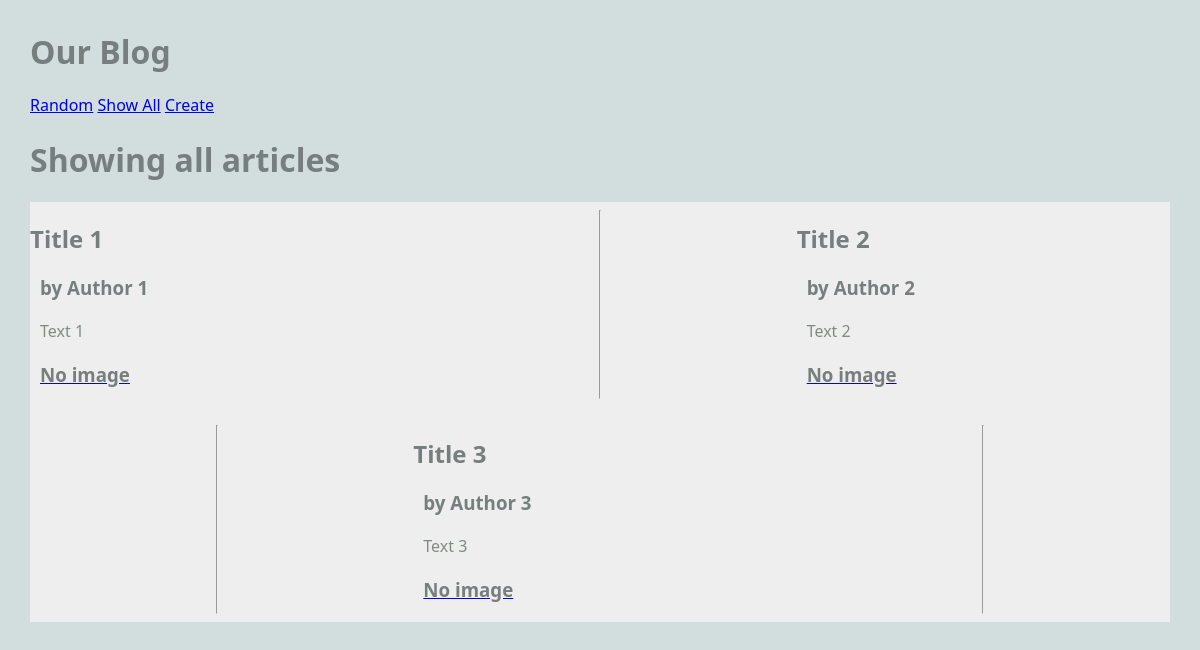
/blog/show_all, run on an earlier commit of the app's database.
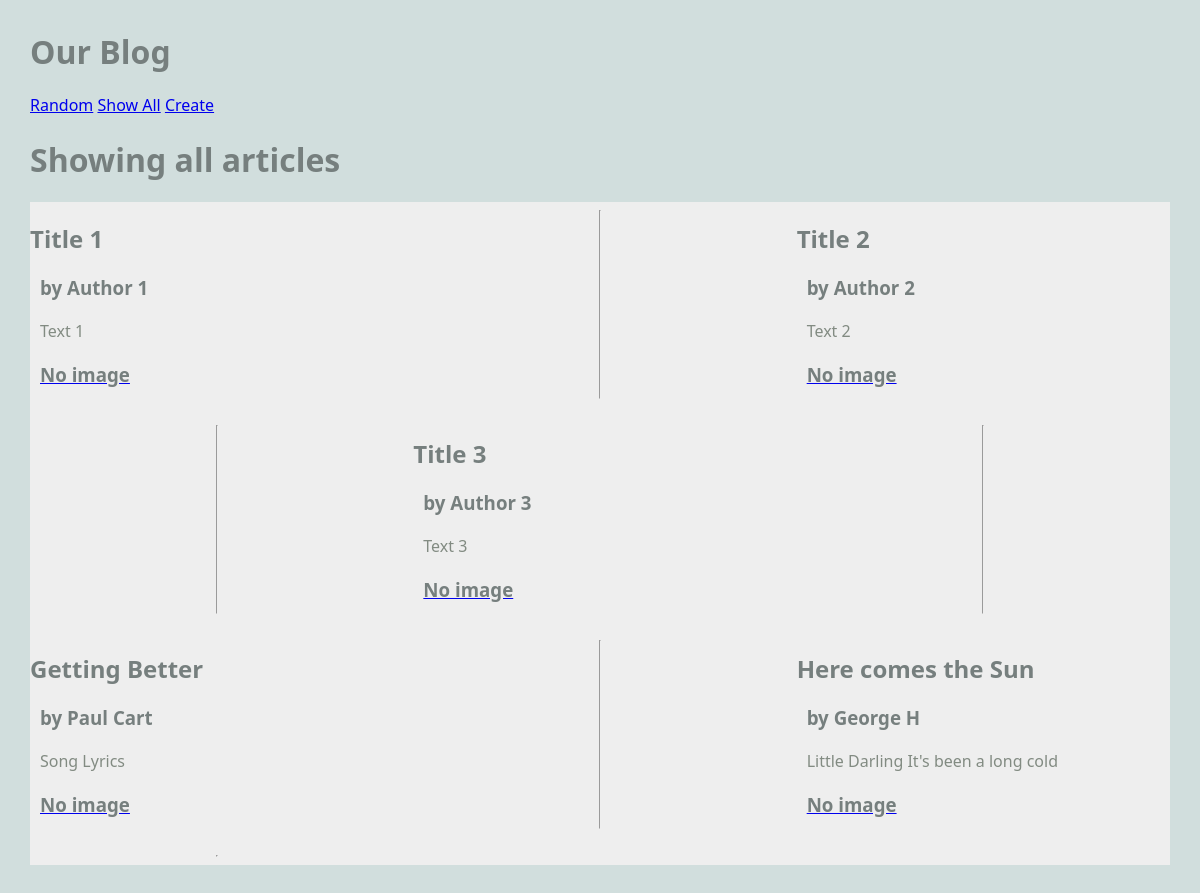
And on a later commit of the database.
### blog/models.py (models this page shows, shortened)
class Article(models.Model):
    title = models.TextField(blank=True)
    author = models.TextField(blank=True)
    text = models.TextField(blank=True)
    published = models.DateTimeField(auto_now=True)
    image_file = models.ImageField(blank=True) # actual image file
    def __str__(self):
        return f'{self.title} by {self.author}'

### blog/views.py (the view)
# urls.py: path('show_all', ShowAllView.as_view(), name="show_all"),
class ShowAllView(ListView):
    model = Article
    template_name = "blog/show_all.html"
    context_object_name = "articles"

### blog/templates/blog/show_all.html
{% extends 'blog/base.html' %}
{% block content %}
<h1>Showing all articles</h1>
<main class="grid-container">
    {% for article in articles %}
    <article>
        <div>
            <h2>{{article.title}}</h2>
            <h3>by {{article.author}}</h3>
            <p>{{article.text}}</p>
        </div>
        <a href="{% url 'article' article.pk %}">
        {% if article.image_file %}
        <img src="{{article.image_file.url}}">
        {% else %}
        <h3>No image</h3>
        {% endif %}
        </a>
    </article>
    <hr>
    {%endfor%}
</main>
{% endblock %}

### blog/templates/blog/base.html (shortened to what this page needs)
{% load static %}
<html>
    <head>
        <link rel="stylesheet" href="{% static 'styles-blog.css' %}">
    </head>
    <body>
        <head>
            <h1>Our Blog</h1>
            <nav>
                <ul>
                    <li><a href="{% url '' %}">Random</a></li>
                    <li><a href="{% url 'show_all' %}">Show All</a></li>
                    <li><a href="{% url 'create_article' %}">Create</a></li>
                </ul>
            </nav>
        </head>
        {% block content %}
        {% endblock %}
    </body>
</html>

### static/styles-blog.css (style rules this page uses)
body { margin: 30px; background: #d1dedd; font-family:'Segoe UI', Tahoma, Geneva, Verdana, sans-serif; }
ul, li { padding: 0px; list-style-type: none; }
h1, h2, h3 { color: #767f7e; }
p { color: #828b82; }
.grid-container { background: #eee; max-width: 900px; display: grid; grid-template-columns: repeat(3, 1fr); grid-gap: 10px; max-width: 1200px; margin: 20px auto; }
article p, article h3 { margin: 20px 10px; }
nav li { display: inline; }

What changed in the data, as far as the page shows it:
added Article: title "Getting Better", author "Paul Cart", text "Song Lyrics", image_file "No image"
added Article: title "Here comes the Sun", author "George H", text "Little Darling It's been a long cold", image_file "No image"
